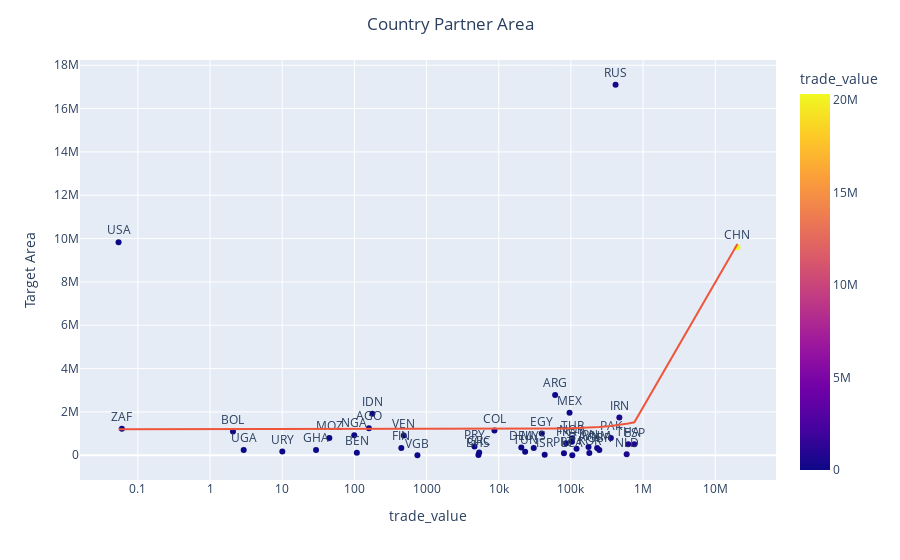

The notebook cell this image was saved under:
### Code cell
import plotly.express as px

fig = px.scatter(trade_brazil_2017, y="Target Area", x="trade_value", text="Target", log_x=True, size_max=100, color="trade_value", trendline="ols")
fig.update_traces(textposition='top center')
fig.update_layout(title_text='Country Partner Area', title_x=0.5)
fig.show()
